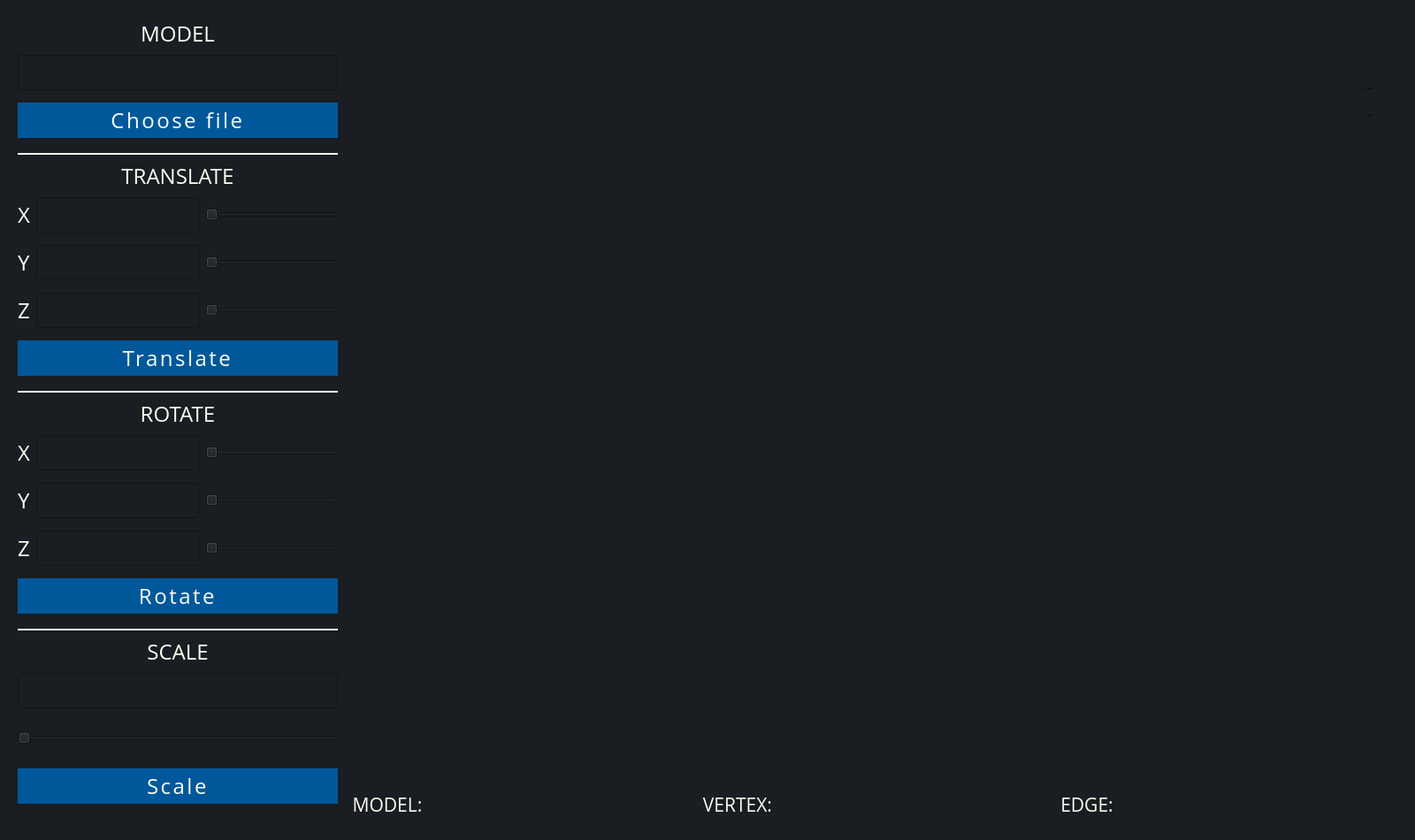
<?xml version="1.0" encoding="UTF-8"?>
<ui version="4.0">
 <class>ViewerView</class>
 <widget class="QMainWindow" name="ViewerView">
  <property name="geometry">
   <rect>
    <x>0</x>
    <y>0</y>
    <width>1600</width>
    <height>950</height>
   </rect>
  </property>
  <property name="minimumSize">
   <size>
    <width>1600</width>
    <height>950</height>
   </size>
  </property>
  <property name="maximumSize">
   <size>
    <width>1600</width>
    <height>950</height>
   </size>
  </property>
  <property name="windowTitle">
   <string>ViewerView</string>
  </property>
  <property name="styleSheet">
   <string notr="true">background-color: rgb(79, 143, 0);</string>
  </property>
  <widget class="QWidget" name="centralwidget">
   <property name="minimumSize">
    <size>
     <width>0</width>
     <height>950</height>
    </size>
   </property>
   <property name="styleSheet">
    <string notr="true">background: #1A1D21;</string>
   </property>
   <widget class="QWidget" name="horizontalLayoutWidget">
    <property name="geometry">
     <rect>
      <x>10</x>
      <y>10</y>
      <width>1638</width>
      <height>931</height>
     </rect>
    </property>
    <layout class="QHBoxLayout" name="horizontalLayout">
     <property name="leftMargin">
      <number>10</number>
     </property>
     <property name="topMargin">
      <number>10</number>
     </property>
     <property name="rightMargin">
      <number>10</number>
     </property>
     <property name="bottomMargin">
      <number>10</number>
     </property>
     <item>
      <layout class="QGridLayout" name="gridLayout_9">
       <item row="6" column="2">
        <widget class="QSlider" name="translateXHorizontalSlider_8">
         <property name="minimumSize">
          <size>
           <width>150</width>
           <height>0</height>
          </size>
         </property>
         <property name="maximumSize">
          <size>
           <width>16777215</width>
           <height>40</height>
          </size>
         </property>
         <property name="font">
          <font>
           <family>Open Sans</family>
           <pointsize>18</pointsize>
          </font>
         </property>
         <property name="styleSheet">
          <string notr="true">

</string>
         </property>
         <property name="orientation">
          <enum>Qt::Horizontal</enum>
         </property>
        </widget>
       </item>
       <item row="16" column="0" colspan="3">
        <widget class="Line" name="line_10">
         <property name="minimumSize">
          <size>
           <width>50</width>
           <height>0</height>
          </size>
         </property>
         <property name="maximumSize">
          <size>
           <width>1000</width>
           <height>5</height>
          </size>
         </property>
         <property name="styleSheet">
          <string notr="true">background-color: #FCFEF1;
margin-top: 3px;
border:none;</string>
         </property>
         <property name="frameShadow">
          <enum>QFrame::Raised</enum>
         </property>
         <property name="lineWidth">
          <number>1</number>
         </property>
         <property name="orientation">
          <enum>Qt::Horizontal</enum>
         </property>
        </widget>
       </item>
       <item row="8" column="2">
        <widget class="QSlider" name="translateZHorizontalSlider_8">
         <property name="minimumSize">
          <size>
           <width>0</width>
           <height>0</height>
          </size>
         </property>
         <property name="maximumSize">
          <size>
           <width>16777215</width>
           <height>40</height>
          </size>
         </property>
         <property name="font">
          <font>
           <family>Open Sans</family>
           <pointsize>18</pointsize>
          </font>
         </property>
         <property name="styleSheet">
          <string notr="true">color: #FCFEF1;</string>
         </property>
         <property name="orientation">
          <enum>Qt::Horizontal</enum>
         </property>
        </widget>
       </item>
       <item row="14" column="2">
        <widget class="QSlider" name="rotateZHorizontalSlider_8">
         <property name="minimumSize">
          <size>
           <width>0</width>
           <height>0</height>
          </size>
         </property>
         <property name="maximumSize">
          <size>
           <width>16777215</width>
           <height>40</height>
          </size>
         </property>
         <property name="font">
          <font>
           <family>Open Sans</family>
           <pointsize>18</pointsize>
          </font>
         </property>
         <property name="styleSheet">
          <string notr="true">color: #FCFEF1;</string>
         </property>
         <property name="orientation">
          <enum>Qt::Horizontal</enum>
         </property>
        </widget>
       </item>
       <item row="4" column="0" colspan="3">
        <widget class="Line" name="line_8">
         <property name="minimumSize">
          <size>
           <width>50</width>
           <height>0</height>
          </size>
         </property>
         <property name="maximumSize">
          <size>
           <width>1000</width>
           <height>5</height>
          </size>
         </property>
         <property name="styleSheet">
          <string notr="true">background-color: #FCFEF1;
margin-top: 3px;
border:none;</string>
         </property>
         <property name="frameShadow">
          <enum>QFrame::Raised</enum>
         </property>
         <property name="lineWidth">
          <number>1</number>
         </property>
         <property name="orientation">
          <enum>Qt::Horizontal</enum>
         </property>
        </widget>
       </item>
       <item row="17" column="0" colspan="3">
        <widget class="QLabel" name="scaleLabel_8">
         <property name="minimumSize">
          <size>
           <width>0</width>
           <height>0</height>
          </size>
         </property>
         <property name="maximumSize">
          <size>
           <width>16777215</width>
           <height>20</height>
          </size>
         </property>
         <property name="font">
          <font>
           <family>Open Sans</family>
           <pointsize>18</pointsize>
          </font>
         </property>
         <property name="styleSheet">
          <string notr="true">color: #FCFEF1;</string>
         </property>
         <property name="text">
          <string>SCALE</string>
         </property>
         <property name="alignment">
          <set>Qt::AlignCenter</set>
         </property>
        </widget>
       </item>
       <item row="6" column="1">
        <widget class="QLineEdit" name="translateXLineEdit_8">
         <property name="minimumSize">
          <size>
           <width>0</width>
           <height>0</height>
          </size>
         </property>
         <property name="maximumSize">
          <size>
           <width>16777215</width>
           <height>40</height>
          </size>
         </property>
         <property name="font">
          <font>
           <family>Open Sans</family>
           <pointsize>18</pointsize>
          </font>
         </property>
         <property name="styleSheet">
          <string notr="true">border-color: #1A1D21;</string>
         </property>
         <property name="maxLength">
          <number>5</number>
         </property>
        </widget>
       </item>
       <item row="3" column="0" colspan="3">
        <widget class="QPushButton" name="modelButton_8">
         <property name="minimumSize">
          <size>
           <width>0</width>
           <height>0</height>
          </size>
         </property>
         <property name="maximumSize">
          <size>
           <width>16777215</width>
           <height>40</height>
          </size>
         </property>
         <property name="font">
          <font>
           <family>Open Sans</family>
           <pointsize>18</pointsize>
          </font>
         </property>
         <property name="styleSheet">
          <string notr="true">QPushButton {
 text-transform: uppercase;
 letter-spacing: 2.5px;
 color: #FCFEF1;
 background-color: #00589B;
 border: none;
}

QPushButton:hover {
	background: rgba(0,0,0,0);
	color: #3a7999;
}

QPushButton:pressed {
	background: rgba(0,0,0,0);
	color: #FCFEF1;
}</string>
         </property>
         <property name="text">
          <string>Choose file</string>
         </property>
        </widget>
       </item>
       <item row="14" column="1">
        <widget class="QLineEdit" name="rotateZLineEdit_8">
         <property name="minimumSize">
          <size>
           <width>0</width>
           <height>0</height>
          </size>
         </property>
         <property name="maximumSize">
          <size>
           <width>16777215</width>
           <height>40</height>
          </size>
         </property>
         <property name="font">
          <font>
           <family>Open Sans</family>
           <pointsize>18</pointsize>
          </font>
         </property>
         <property name="styleSheet">
          <string notr="true">border-color: #1A1D21;</string>
         </property>
         <property name="maxLength">
          <number>5</number>
         </property>
        </widget>
       </item>
       <item row="12" column="2">
        <widget class="QSlider" name="rotateXHorizontalSlider_8">
         <property name="minimumSize">
          <size>
           <width>0</width>
           <height>0</height>
          </size>
         </property>
         <property name="maximumSize">
          <size>
           <width>16777215</width>
           <height>40</height>
          </size>
         </property>
         <property name="font">
          <font>
           <family>Open Sans</family>
           <pointsize>18</pointsize>
          </font>
         </property>
         <property name="styleSheet">
          <string notr="true">color: #FCFEF1;</string>
         </property>
         <property name="orientation">
          <enum>Qt::Horizontal</enum>
         </property>
        </widget>
       </item>
       <item row="13" column="1">
        <widget class="QLineEdit" name="rotateYLineEdit_8">
         <property name="minimumSize">
          <size>
           <width>0</width>
           <height>0</height>
          </size>
         </property>
         <property name="maximumSize">
          <size>
           <width>16777215</width>
           <height>40</height>
          </size>
         </property>
         <property name="font">
          <font>
           <family>Open Sans</family>
           <pointsize>18</pointsize>
          </font>
         </property>
         <property name="styleSheet">
          <string notr="true">border-color: #1A1D21;</string>
         </property>
         <property name="maxLength">
          <number>5</number>
         </property>
        </widget>
       </item>
       <item row="12" column="1">
        <widget class="QLineEdit" name="rotateXLineEdit_8">
         <property name="minimumSize">
          <size>
           <width>0</width>
           <height>0</height>
          </size>
         </property>
         <property name="maximumSize">
          <size>
           <width>16777215</width>
           <height>40</height>
          </size>
         </property>
         <property name="font">
          <font>
           <family>Open Sans</family>
           <pointsize>18</pointsize>
          </font>
         </property>
         <property name="styleSheet">
          <string notr="true">border-color: #1A1D21;</string>
         </property>
         <property name="maxLength">
          <number>5</number>
         </property>
        </widget>
       </item>
       <item row="12" column="0">
        <widget class="QLabel" name="rotateXlabel_8">
         <property name="minimumSize">
          <size>
           <width>0</width>
           <height>0</height>
          </size>
         </property>
         <property name="maximumSize">
          <size>
           <width>16777215</width>
           <height>40</height>
          </size>
         </property>
         <property name="font">
          <font>
           <family>Open Sans</family>
           <pointsize>18</pointsize>
          </font>
         </property>
         <property name="styleSheet">
          <string notr="true">color: #FCFEF1;</string>
         </property>
         <property name="text">
          <string>X</string>
         </property>
        </widget>
       </item>
       <item row="8" column="1">
        <widget class="QLineEdit" name="translateZLineEdit_8">
         <property name="minimumSize">
          <size>
           <width>0</width>
           <height>0</height>
          </size>
         </property>
         <property name="maximumSize">
          <size>
           <width>16777215</width>
           <height>40</height>
          </size>
         </property>
         <property name="font">
          <font>
           <family>Open Sans</family>
           <pointsize>18</pointsize>
          </font>
         </property>
         <property name="styleSheet">
          <string notr="true">border-color: #1A1D21;</string>
         </property>
         <property name="maxLength">
          <number>5</number>
         </property>
        </widget>
       </item>
       <item row="14" column="0">
        <widget class="QLabel" name="rotateZlabel_8">
         <property name="minimumSize">
          <size>
           <width>0</width>
           <height>0</height>
          </size>
         </property>
         <property name="maximumSize">
          <size>
           <width>16777215</width>
           <height>40</height>
          </size>
         </property>
         <property name="font">
          <font>
           <family>Open Sans</family>
           <pointsize>18</pointsize>
          </font>
         </property>
         <property name="styleSheet">
          <string notr="true">color: #FCFEF1;</string>
         </property>
         <property name="text">
          <string>Z</string>
         </property>
        </widget>
       </item>
       <item row="5" column="0" colspan="3">
        <widget class="QLabel" name="translateLabel_8">
         <property name="minimumSize">
          <size>
           <width>0</width>
           <height>0</height>
          </size>
         </property>
         <property name="maximumSize">
          <size>
           <width>16777215</width>
           <height>20</height>
          </size>
         </property>
         <property name="font">
          <font>
           <family>Open Sans</family>
           <pointsize>18</pointsize>
           <italic>false</italic>
           <bold>false</bold>
           <underline>false</underline>
          </font>
         </property>
         <property name="styleSheet">
          <string notr="true">color: #FCFEF1;</string>
         </property>
         <property name="text">
          <string>TRANSLATE</string>
         </property>
         <property name="alignment">
          <set>Qt::AlignCenter</set>
         </property>
        </widget>
       </item>
       <item row="7" column="1">
        <widget class="QLineEdit" name="translateYLineEdit_8">
         <property name="minimumSize">
          <size>
           <width>0</width>
           <height>0</height>
          </size>
         </property>
         <property name="maximumSize">
          <size>
           <width>16777215</width>
           <height>40</height>
          </size>
         </property>
         <property name="font">
          <font>
           <family>Open Sans</family>
           <pointsize>18</pointsize>
          </font>
         </property>
         <property name="styleSheet">
          <string notr="true">border-color: #1A1D21;</string>
         </property>
         <property name="maxLength">
          <number>5</number>
         </property>
        </widget>
       </item>
       <item row="19" column="0" colspan="3">
        <widget class="QLineEdit" name="scaleLineEdit_8">
         <property name="minimumSize">
          <size>
           <width>0</width>
           <height>0</height>
          </size>
         </property>
         <property name="maximumSize">
          <size>
           <width>16777215</width>
           <height>40</height>
          </size>
         </property>
         <property name="font">
          <font>
           <family>Open Sans</family>
           <pointsize>18</pointsize>
          </font>
         </property>
         <property name="styleSheet">
          <string notr="true">border-color: #1A1D21;</string>
         </property>
         <property name="maxLength">
          <number>5</number>
         </property>
        </widget>
       </item>
       <item row="2" column="0" colspan="3">
        <widget class="QLineEdit" name="modelLineEdit_8">
         <property name="minimumSize">
          <size>
           <width>0</width>
           <height>0</height>
          </size>
         </property>
         <property name="maximumSize">
          <size>
           <width>16777215</width>
           <height>40</height>
          </size>
         </property>
         <property name="font">
          <font>
           <family>Open Sans</family>
           <pointsize>18</pointsize>
          </font>
         </property>
         <property name="styleSheet">
          <string notr="true">border-color: #1A1D21;</string>
         </property>
         <property name="text">
          <string/>
         </property>
         <property name="maxLength">
          <number>20</number>
         </property>
         <property name="readOnly">
          <bool>true</bool>
         </property>
        </widget>
       </item>
       <item row="21" column="0" colspan="3">
        <widget class="QPushButton" name="scaleButton_8">
         <property name="minimumSize">
          <size>
           <width>0</width>
           <height>0</height>
          </size>
         </property>
         <property name="maximumSize">
          <size>
           <width>16777215</width>
           <height>40</height>
          </size>
         </property>
         <property name="font">
          <font>
           <family>Open Sans</family>
           <pointsize>18</pointsize>
          </font>
         </property>
         <property name="styleSheet">
          <string notr="true">QPushButton {
 text-transform: uppercase;
 letter-spacing: 2.5px;
 color: #FCFEF1;
 background-color: #00589B;
 border: none;
}

QPushButton:hover {
	background: rgba(0,0,0,0);
	color: #3a7999;
}

QPushButton:pressed {
	background: rgba(0,0,0,0);
	color: #FCFEF1;
}</string>
         </property>
         <property name="text">
          <string>Scale</string>
         </property>
        </widget>
       </item>
       <item row="13" column="2">
        <widget class="QSlider" name="rotateYHorizontalSlider_8">
         <property name="minimumSize">
          <size>
           <width>0</width>
           <height>0</height>
          </size>
         </property>
         <property name="maximumSize">
          <size>
           <width>16777215</width>
           <height>40</height>
          </size>
         </property>
         <property name="font">
          <font>
           <family>Open Sans</family>
           <pointsize>18</pointsize>
          </font>
         </property>
         <property name="styleSheet">
          <string notr="true">color: #FCFEF1;</string>
         </property>
         <property name="orientation">
          <enum>Qt::Horizontal</enum>
         </property>
        </widget>
       </item>
       <item row="10" column="0" colspan="3">
        <widget class="Line" name="line_9">
         <property name="minimumSize">
          <size>
           <width>50</width>
           <height>0</height>
          </size>
         </property>
         <property name="maximumSize">
          <size>
           <width>1000</width>
           <height>5</height>
          </size>
         </property>
         <property name="styleSheet">
          <string notr="true">background-color: #FCFEF1;
margin-top: 3px;
border:none;</string>
         </property>
         <property name="frameShadow">
          <enum>QFrame::Raised</enum>
         </property>
         <property name="lineWidth">
          <number>1</number>
         </property>
         <property name="orientation">
          <enum>Qt::Horizontal</enum>
         </property>
        </widget>
       </item>
       <item row="8" column="0">
        <widget class="QLabel" name="translateZlabel_8">
         <property name="minimumSize">
          <size>
           <width>0</width>
           <height>0</height>
          </size>
         </property>
         <property name="maximumSize">
          <size>
           <width>16777215</width>
           <height>40</height>
          </size>
         </property>
         <property name="font">
          <font>
           <family>Open Sans</family>
           <pointsize>18</pointsize>
          </font>
         </property>
         <property name="styleSheet">
          <string notr="true">color: #FCFEF1;</string>
         </property>
         <property name="text">
          <string>Z</string>
         </property>
        </widget>
       </item>
       <item row="6" column="0">
        <widget class="QLabel" name="translateXlabel_8">
         <property name="minimumSize">
          <size>
           <width>0</width>
           <height>0</height>
          </size>
         </property>
         <property name="maximumSize">
          <size>
           <width>16777215</width>
           <height>40</height>
          </size>
         </property>
         <property name="font">
          <font>
           <family>Open Sans</family>
           <pointsize>18</pointsize>
          </font>
         </property>
         <property name="styleSheet">
          <string notr="true">color: #FCFEF1;</string>
         </property>
         <property name="text">
          <string>X</string>
         </property>
        </widget>
       </item>
       <item row="7" column="0">
        <widget class="QLabel" name="translateYlabel_8">
         <property name="minimumSize">
          <size>
           <width>0</width>
           <height>0</height>
          </size>
         </property>
         <property name="maximumSize">
          <size>
           <width>16777215</width>
           <height>40</height>
          </size>
         </property>
         <property name="font">
          <font>
           <family>Open Sans</family>
           <pointsize>18</pointsize>
          </font>
         </property>
         <property name="styleSheet">
          <string notr="true">color: #FCFEF1;</string>
         </property>
         <property name="text">
          <string>Y</string>
         </property>
        </widget>
       </item>
       <item row="11" column="0" colspan="3">
        <widget class="QLabel" name="label_8">
         <property name="minimumSize">
          <size>
           <width>0</width>
           <height>0</height>
          </size>
         </property>
         <property name="maximumSize">
          <size>
           <width>16777215</width>
           <height>20</height>
          </size>
         </property>
         <property name="font">
          <font>
           <family>Open Sans</family>
           <pointsize>18</pointsize>
          </font>
         </property>
         <property name="styleSheet">
          <string notr="true">color: #FCFEF1;</string>
         </property>
         <property name="text">
          <string>ROTATE</string>
         </property>
         <property name="alignment">
          <set>Qt::AlignCenter</set>
         </property>
        </widget>
       </item>
       <item row="9" column="0" colspan="3">
        <widget class="QPushButton" name="translateButton_8">
         <property name="minimumSize">
          <size>
           <width>0</width>
           <height>0</height>
          </size>
         </property>
         <property name="maximumSize">
          <size>
           <width>16777215</width>
           <height>40</height>
          </size>
         </property>
         <property name="font">
          <font>
           <family>Open Sans</family>
           <pointsize>18</pointsize>
          </font>
         </property>
         <property name="styleSheet">
          <string notr="true">QPushButton {
 text-transform: uppercase;
 letter-spacing: 2.5px;
 color: #FCFEF1;
 background-color: #00589B;
 border: none;
}

QPushButton:hover {
	background: rgba(0,0,0,0);
	color: #3a7999;
}

QPushButton:pressed {
	background: rgba(0,0,0,0);
	color: #FCFEF1;
}</string>
         </property>
         <property name="text">
          <string>Translate</string>
         </property>
        </widget>
       </item>
       <item row="15" column="0" colspan="3">
        <widget class="QPushButton" name="rotateButton_8">
         <property name="minimumSize">
          <size>
           <width>0</width>
           <height>0</height>
          </size>
         </property>
         <property name="maximumSize">
          <size>
           <width>16777215</width>
           <height>40</height>
          </size>
         </property>
         <property name="font">
          <font>
           <family>Open Sans</family>
           <pointsize>18</pointsize>
          </font>
         </property>
         <property name="styleSheet">
          <string notr="true">QPushButton {
 text-transform: uppercase;
 letter-spacing: 2.5px;
 color: #FCFEF1;
 background-color: #00589B;
 border: none;
}

QPushButton:hover {
	background: rgba(0,0,0,0);
	color: #3a7999;
}

QPushButton:pressed {
	background: rgba(0,0,0,0);
	color: #FCFEF1;
}</string>
         </property>
         <property name="text">
          <string>Rotate</string>
         </property>
        </widget>
       </item>
       <item row="0" column="0" colspan="3">
        <widget class="QLabel" name="modelLabel_8">
         <property name="minimumSize">
          <size>
           <width>0</width>
           <height>0</height>
          </size>
         </property>
         <property name="maximumSize">
          <size>
           <width>16777215</width>
           <height>20</height>
          </size>
         </property>
         <property name="font">
          <font>
           <family>Open Sans</family>
           <pointsize>18</pointsize>
          </font>
         </property>
         <property name="layoutDirection">
          <enum>Qt::LeftToRight</enum>
         </property>
         <property name="styleSheet">
          <string notr="true">color: #FCFEF1;</string>
         </property>
         <property name="text">
          <string>MODEL</string>
         </property>
         <property name="alignment">
          <set>Qt::AlignCenter</set>
         </property>
        </widget>
       </item>
       <item row="13" column="0">
        <widget class="QLabel" name="rotateYlabel_8">
         <property name="minimumSize">
          <size>
           <width>0</width>
           <height>0</height>
          </size>
         </property>
         <property name="maximumSize">
          <size>
           <width>16777215</width>
           <height>40</height>
          </size>
         </property>
         <property name="font">
          <font>
           <family>Open Sans</family>
           <pointsize>18</pointsize>
          </font>
         </property>
         <property name="styleSheet">
          <string notr="true">color: #FCFEF1;</string>
         </property>
         <property name="text">
          <string>Y</string>
         </property>
        </widget>
       </item>
       <item row="7" column="2">
        <widget class="QSlider" name="translateYHorizontalSlider_8">
         <property name="minimumSize">
          <size>
           <width>0</width>
           <height>0</height>
          </size>
         </property>
         <property name="maximumSize">
          <size>
           <width>16777215</width>
           <height>40</height>
          </size>
         </property>
         <property name="font">
          <font>
           <family>Open Sans</family>
           <pointsize>18</pointsize>
          </font>
         </property>
         <property name="styleSheet">
          <string notr="true">color: #FCFEF1;</string>
         </property>
         <property name="orientation">
          <enum>Qt::Horizontal</enum>
         </property>
        </widget>
       </item>
       <item row="20" column="0" colspan="3">
        <widget class="QSlider" name="scaleHorizontalSlider_8">
         <property name="minimumSize">
          <size>
           <width>0</width>
           <height>0</height>
          </size>
         </property>
         <property name="maximumSize">
          <size>
           <width>16777215</width>
           <height>40</height>
          </size>
         </property>
         <property name="font">
          <font>
           <family>Open Sans</family>
           <pointsize>18</pointsize>
          </font>
         </property>
         <property name="styleSheet">
          <string notr="true">color: #FCFEF1;</string>
         </property>
         <property name="orientation">
          <enum>Qt::Horizontal</enum>
         </property>
        </widget>
       </item>
      </layout>
     </item>
     <item>
      <widget class="QWidget" name="widget" native="true">
       <property name="minimumSize">
        <size>
         <width>1250</width>
         <height>0</height>
        </size>
       </property>
       <property name="maximumSize">
        <size>
         <width>1250</width>
         <height>16777215</height>
        </size>
       </property>
       <property name="styleSheet">
        <string notr="true">background-color: #1A1D21;</string>
       </property>
       <widget class="QWidget" name="horizontalLayoutWidget_2">
        <property name="geometry">
         <rect>
          <x>10</x>
          <y>869</y>
          <width>1181</width>
          <height>41</height>
         </rect>
        </property>
        <layout class="QHBoxLayout" name="horizontalLayout_2">
         <item>
          <widget class="QLabel" name="modelLabel">
           <property name="minimumSize">
            <size>
             <width>80</width>
             <height>0</height>
            </size>
           </property>
           <property name="maximumSize">
            <size>
             <width>80</width>
             <height>16777215</height>
            </size>
           </property>
           <property name="font">
            <font>
             <family>Open Sans</family>
             <pointsize>16</pointsize>
            </font>
           </property>
           <property name="styleSheet">
            <string notr="true">color: #FCFEF1;</string>
           </property>
           <property name="text">
            <string>MODEL:</string>
           </property>
           <property name="alignment">
            <set>Qt::AlignCenter</set>
           </property>
          </widget>
         </item>
         <item>
          <widget class="QLabel" name="modelNameLabel">
           <property name="font">
            <font>
             <family>Open Sans</family>
             <pointsize>16</pointsize>
            </font>
           </property>
           <property name="styleSheet">
            <string notr="true">color: #FCFEF1;</string>
           </property>
           <property name="text">
            <string/>
           </property>
          </widget>
         </item>
         <item>
          <widget class="QLabel" name="vertexLabel">
           <property name="minimumSize">
            <size>
             <width>80</width>
             <height>0</height>
            </size>
           </property>
           <property name="maximumSize">
            <size>
             <width>80</width>
             <height>16777215</height>
            </size>
           </property>
           <property name="font">
            <font>
             <family>Open Sans</family>
             <pointsize>16</pointsize>
            </font>
           </property>
           <property name="styleSheet">
            <string notr="true">color: #FCFEF1;</string>
           </property>
           <property name="text">
            <string>VERTEX:</string>
           </property>
           <property name="alignment">
            <set>Qt::AlignCenter</set>
           </property>
          </widget>
         </item>
         <item>
          <widget class="QLabel" name="vertexnameLabel">
           <property name="font">
            <font>
             <family>Open Sans</family>
             <pointsize>16</pointsize>
            </font>
           </property>
           <property name="styleSheet">
            <string notr="true">color: #FCFEF1;</string>
           </property>
           <property name="text">
            <string/>
           </property>
          </widget>
         </item>
         <item>
          <widget class="QLabel" name="edgeLabel">
           <property name="minimumSize">
            <size>
             <width>80</width>
             <height>0</height>
            </size>
           </property>
           <property name="maximumSize">
            <size>
             <width>80</width>
             <height>16777215</height>
            </size>
           </property>
           <property name="font">
            <font>
             <family>Open Sans</family>
             <pointsize>16</pointsize>
            </font>
           </property>
           <property name="styleSheet">
            <string notr="true">color: #FCFEF1;</string>
           </property>
           <property name="text">
            <string>EDGE:</string>
           </property>
           <property name="alignment">
            <set>Qt::AlignCenter</set>
           </property>
          </widget>
         </item>
         <item>
          <widget class="QLabel" name="edgeNameLabel">
           <property name="font">
            <font>
             <family>Open Sans</family>
             <pointsize>16</pointsize>
            </font>
           </property>
           <property name="styleSheet">
            <string notr="true">color: #FCFEF1;</string>
           </property>
           <property name="text">
            <string/>
           </property>
          </widget>
         </item>
        </layout>
       </widget>
       <widget class="QWidget" name="verticalLayoutWidget">
        <property name="geometry">
         <rect>
          <x>1150</x>
          <y>20</y>
          <width>51</width>
          <height>102</height>
         </rect>
        </property>
        <layout class="QVBoxLayout" name="verticalLayout">
         <item>
          <widget class="QToolButton" name="toolButton">
           <property name="styleSheet">
            <string notr="true">border: none;</string>
           </property>
           <property name="text">
            <string/>
           </property>
           <property name="icon">
            <iconset resource="resource.qrc">
             <normaloff>:/settings.png</normaloff>:/settings.png</iconset>
           </property>
           <property name="iconSize">
            <size>
             <width>25</width>
             <height>25</height>
            </size>
           </property>
          </widget>
         </item>
         <item>
          <widget class="QToolButton" name="toolButton_2">
           <property name="styleSheet">
            <string notr="true">border: none;</string>
           </property>
           <property name="text">
            <string>...</string>
           </property>
           <property name="icon">
            <iconset resource="resource.qrc">
             <normaloff>:/screenshot.png</normaloff>:/screenshot.png</iconset>
           </property>
           <property name="iconSize">
            <size>
             <width>25</width>
             <height>25</height>
            </size>
           </property>
          </widget>
         </item>
         <item>
          <widget class="QToolButton" name="toolButton_3">
           <property name="styleSheet">
            <string notr="true">border: none;</string>
           </property>
           <property name="text">
            <string>...</string>
           </property>
           <property name="icon">
            <iconset resource="resource.qrc">
             <normaloff>:/gif.png</normaloff>:/gif.png</iconset>
           </property>
           <property name="iconSize">
            <size>
             <width>25</width>
             <height>25</height>
            </size>
           </property>
          </widget>
         </item>
        </layout>
       </widget>
      </widget>
     </item>
    </layout>
   </widget>
  </widget>
 </widget>
 <resources>
  <include location="resource.qrc"/>
 </resources>
 <connections/>
</ui>
